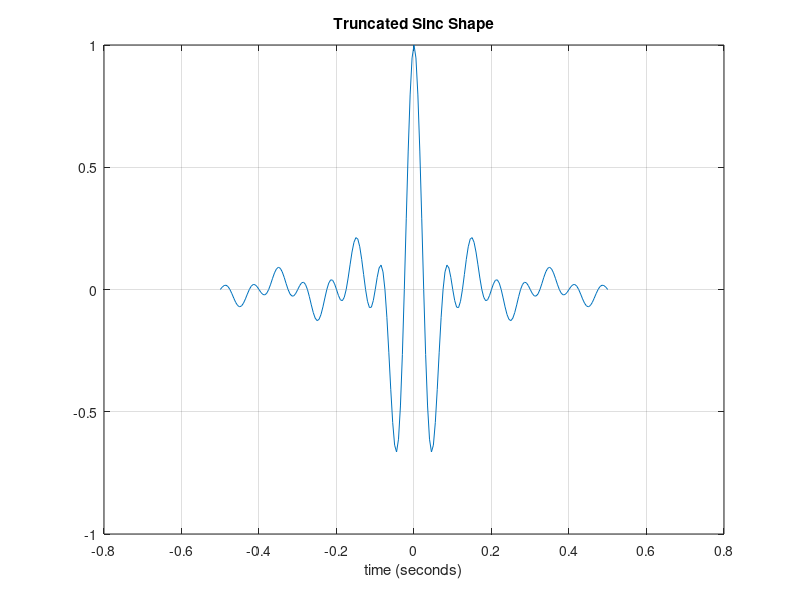
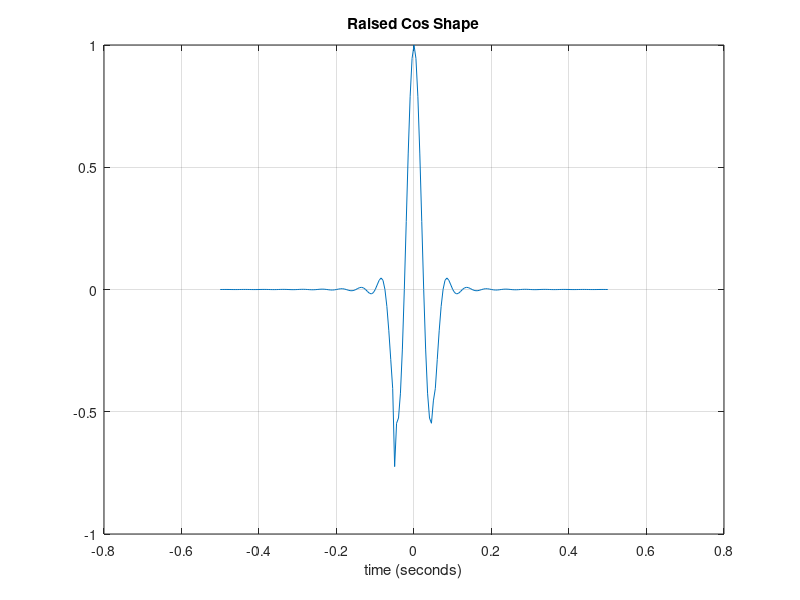

Write the MATLAB code that produced these figures, in order. (Note: this script raises an error after producing the figures.)
%% Case study 2
%% Introduction
% * Author:                   Amelia Hines and Dayan Parker
% * Class:                    ESE 351
% * Date:                     Created 4/5/2024, Last Edited 4/5/2024
%% create pulse shapes
Ts=0.1; %define period in miliseconds
bw=1;
dt=0.005; %define sampleing rate
t=-Ts*5:dt:Ts*5; %define time vector from 0 to T
fs=1/dt;
N = 1024;
beta = 1;

triangle=1-abs(t)/Ts;%define the shape of the output vector; %define a triangular pulse shape
triangle_fft = fftshift(fft(triangle)/length(triangle)); %take fft of triangle
raisCos_1 = sinc(t/Ts).*(cos(pi*beta*t/Ts)./(1-(2*beta*t/Ts).^2));
raisCos_1(t == Ts/(2*beta) | t == -Ts/(2*beta)) = pi/4*sinc(1/(2*beta));
raisCos_1 = raisCos_1.*cos(2*pi*10*t);
raisCos_2 = sinc(t/Ts).*(cos(pi*beta*t/Ts)./(1-(2*beta*t/Ts).^2));
raisCos_2(t == Ts/(2*beta) | t == -Ts/(2*beta)) = pi/4*sinc(1/(2*beta));
raisCos_2 = raisCos_2.*cos(2*pi*20*t);
raisCos_3 = sinc(t/Ts).*(cos(pi*beta*t/Ts)./(1-(2*beta*t/Ts).^2));
raisCos_3(t == Ts/(2*beta) | t == -Ts/(2*beta)) = pi/4*sinc(1/(2*beta));
raisCos_3 = raisCos_3.*cos(2*pi*30*t);
sinc_1=sinc(t/Ts).*cos(2*pi*10*t); %define truncated sin function
sinc_2=sinc(t/Ts).*cos(2*pi*20*t); %define shifted truncated sin function
sinc_3=sinc(t/Ts).*cos(2*pi*30*t); %define shifted sinc

figure 
plot(t,sinc_1), title ("Truncated Sinc Shape"),  xlabel('time (seconds)')
grid on

figure 
plot(t,raisCos_1), title ("Raised Cos Shape"),  xlabel('time (seconds)')
grid on

%10Hz
sinc_jw = fftshift(fft(sinc_1,N)); %take the fft of p(t)
rcos_jw1 =  fftshift(fft(raisCos_1,N));
f = 0:(fs/bw)/fftL:(fs/bw)-(fs/bw)/N;
%plot the frequnecy response of p(t)
figure
title('P(\omega): Truncated Sinc (10Hz)')
subplot(3,1,1), plot(f,abs(sinc_jw)), title('Magnitude of P(\omega)')
xlabel('frequnecy (Hz)')

subplot(3,1,2), plot(f,angle(sinc_jw)), title('Phase of P(\omega)')
xlabel('frequnecy (Hz)')

subplot(3,1,3), spectrogram(sinc_jw), title('Spectrogram of P(\omega)')

figure
title('P(\omega): Raised Cosine (10Hz)')
subplot(3,1,1), plot(f,abs(rcos_jw1)), title('Magnitude of P(\omega)')
xlabel('frequnecy (Hz)')

subplot(3,1,2), plot(f,angle(rcos_jw1)), title('Phase of P(\omega)')
xlabel('frequnecy (Hz)')

subplot(3,1,3), spectrogram(rcos_jw1), title('Spectrogram of P(\omega)')

%20 Hz
sinc_jw2 = fftshift(fft(sinc_2,fftL)); %take the fft of p(t)
rcos_jw2 =  fftshift(fft(raisCos_2,N));

figure
title('P(\omega): Truncated Sinc (20Hz)')
subplot(3,1,1), plot(f,abs(sinc_jw2)), title('Magnitude of P(\omega)')
xlabel('frequnecty (Hz)')

subplot(3,1,2), plot(f,angle(sinc_jw2)), title('Phase of P(\omega)')
xlabel('frequnecty (Hz)')

subplot(3,1,3), spectrogram(sinc_jw2), title('Spectrogram of P(\omega)')

figure
title('P(\omega): Raised Cosine (20Hz)')
subplot(3,1,1), plot(f,abs(rcos_jw2)), title('Magnitude of P(\omega)')
xlabel('frequnecy (Hz)')

subplot(3,1,2), plot(f,angle(rcos_jw2)), title('Phase of P(\omega)')
xlabel('frequnecy (Hz)')

subplot(3,1,3), spectrogram(rcos_jw2), title('Spectrogram of P(\omega)')

%30 Hz
sinc_jw3 = fftshift(fft(sinc_3,fftL)); %take the fft of p(t)
rcos_jw3 =  fftshift(fft(raisCos_3,N));

figure
subplot(3,1,1), plot(f,abs(sinc_jw3)), title('Magnitude of P(\omega)')
xlabel('frequnecty (Hz)')

subplot(3,1,2), plot(f,angle(sinc_jw3)), title('Phase of P(\omega)')
xlabel('frequnecty (Hz)')

subplot(3,1,3), spectrogram(sinc_jw3), title('Spectrogram of P(\omega)')
%the band width need to for communications with this shape is pi/25 radians
figure
title('P(\omega): Raised Cosine (30Hz)')
subplot(3,1,1), plot(f,abs(rcos_jw3)), title('Magnitude of P(\omega)')
xlabel('frequnecy (Hz)')

subplot(3,1,2), plot(f,angle(rcos_jw3)), title('Phase of P(\omega)')
xlabel('frequnecy (Hz)')

subplot(3,1,3), spectrogram(rcos_jw3), title('Spectrogram of P(\omega)')
%combine plot
figure
plot(f,abs(sinc_jw)), hold on
plot(f,abs(sinc_jw2)),plot(f,abs(sinc_jw3))
hold off
legend('10Hz', '20Hz', '30Hz')
title('magnitude of P(\omega)')
xlabel('frequnecty (Hz)')

figure
plot(f,abs(rcos_jw1)), hold on
plot(f,abs(rcos_jw2)),plot(f,abs(rcos_jw3))
hold off
legend('10Hz', '20Hz', '30Hz')
title('magnitude of P(\omega)')
xlabel('frequnecty (Hz)')
%%
message10 = 'I love ESE 351! :)'; 
message20 = 'I love Jason Trobuagh';
message30 = 'take me...';

communication_fullSinc = communication(sinc_1,message10,sinc_2,message20,sinc_3,message30,0.5);
communication_fullRCos = communication(raisCos_1,message10,raisCos_2,message20,raisCos_3,message30,0.5);

disp(['10Hz message: ',communication_fullSinc{1}])
disp(['20Hz message: ',communication_fullSinc{2}])
disp(['30Hz message: ',communication_fullSinc{3}])

disp(['10Hz message: ',communication_fullRCos{1}])
disp(['20Hz message: ',communication_fullRCos{2}])
disp(['30Hz message: ',communication_fullRCos{3}])
%%
function message_out = communication(pt,message1,pt2,message2,pt3,message3,sigma)
    Ts=0.1; %define period in miliseconds
    dt=0.01; %define sampleing rate
    t=-Ts*5:dt:Ts*5; %define time vector from 0 to T
    fs=1/dt;

    fb=1/(Ts); %create bit rate vector
    upscale=100; %use the length of p(t) to idenitfy the number of zeros 
    % needed to get the full convoltuion y(t)
    

    %convert messages to binary
    x_t10 = str2num(reshape(dec2bin(message1)',1,[])')';
    x_t10(x_t10 == 0) = -1; 

    x_t20 = str2num(reshape(dec2bin(message2)',1,[])')';
    x_t20(x_t20 == 0) = -1;

    x_t30 = str2num(reshape(dec2bin(message3)',1,[])')';
    x_t30(x_t30 == 0) = -1;

    scaled_x10 = zeros(1, numel(x_t10)*upscale);
    length_scaled_10=length(scaled_x10);
    scaled_x20 = zeros(1, numel(x_t20)*upscale);
    length_scaled_20=length(scaled_x20);
    scaled_x30 = zeros(1, numel(x_t30)*upscale);
    length_scaled_30=length(scaled_x30);

    % Insert bit values into the result vector with upsacle zeros in between each value
    scaled_x10(1:100:end) = x_t10;
    scaled_x20(1:100:end) = x_t20;
    scaled_x30(1:100:end) = x_t30;

    %convolute eache scaled signal vecotor with the corrisponding pulse
    %shape
    y_t10=conv(scaled_x10,pt,'same');
    y_t20=conv(scaled_x20,pt2,'same');
    y_t30=conv(scaled_x30,pt3,'same');

    %pad the vectors with zeros to be the same legnth
    scaled_vector=[length(y_t10),length(y_t20),length(y_t30)];
    max_scale=max(scaled_vector);

    y_t10=[y_t10,zeros(1,max_scale-length(y_t10))];
    y_t20=[y_t20,zeros(1,max_scale-length(y_t20))];
    y_t30=[y_t30,zeros(1,max_scale-length(y_t30))];

    y_t=y_t10+y_t20+y_t30; %add the seperate signals together

    noise_time=0:dt:(length(y_t)-1)*dt;%defin a time vector for r(t) and y(t)
    figure, plot(noise_time,y_t), title('orignal data')

    noise=sigma.^2*randn(1,length(y_t)); %create noise vector
    r_t=noise+y_t; %create return signals
    figure, plot(noise_time,r_t), title('noisy data at')

    time=0:length(r_t)-1;

    %matched filter
    %convolute the noisy data with the opposite of the time vector
    p_opposite_10=pt(end:-1:1);
    z_t10=filter(p_opposite_10,1,r_t.*cos(2*pi*time*10));
    z_t10=z_t10(1,1:length_scaled_10);

    p_opposite_20=pt2(end:-1:1);
    z_t20=filter(p_opposite_20,1,r_t.*cos(2*pi*20*time));
    z_t20=z_t20(1,1:length_scaled_20);
    p_opposite_30=pt3(end:-1:1);
    z_t30=filter(p_opposite_30,1,r_t.*cos(2*pi*30*time));
    z_t30=z_t30(1,1:length_scaled_30);

    %create a binary output
    output_match10=zeros(1,length(x_t10));
    output_match10(z_t10(upscale:upscale:end)<0)=-1;
    output_match10(z_t10(upscale:upscale:end)>0)=1;
    message_output10=output_match10;
    message_output10(output_match10==-1)=0;
    message_out10 = char(bin2dec(num2str(reshape(message_output10,7,[])')))';

    output_match20=zeros(1,length(x_t10)-1);
    output_match20(z_t20(upscale:upscale:end)<0)=-1;
    output_match20(z_t20(upscale:upscale:end)>0)=1;
    message_output20=output_match20;
    message_output20(output_match20==-1)=0;
    message_out20 = char(bin2dec(num2str(reshape(message_output20,7,[])')))';

    output_match30=zeros(1,length(x_t30)-1);
    output_match30(z_t30(upscale:upscale:end)<0)=-1;
    output_match30(z_t30(upscale:upscale:end)>0)=1;
    message_output30=output_match30;
    message_output30(output_match30==-1)=0;
    message_out30 = char(bin2dec(num2str(reshape(message_output30,7,[])')))';
    
    message_out=cell(3,1);
    message_out{1}=message_out10;
    message_out{2}=message_out20;
    message_out{3}=message_out30;


    %10 Hz plot
    diff_idx=find(output_match10~=x_t10);
    same_idx=find(output_match10==x_t10);
    error_rate=length(diff_idx)/length(x_t10); %define error rate
    
    figure
    subplot(2,1,1)
    stem(same_idx,output_match10(same_idx), 'bo'); 
    hold on; 
    % Plot p_t where p_t is different from x_t
    stem(diff_idx, output_match10(diff_idx), 'rx');  % Plot p_t where it is different from x_t with red x marks
    title('Output of the match reciver at 10 Hz')
    xlabel('bits')
    hold off; % Release the hold on the plot
    legend('x_t', 'p_t different from x_t');
    
    subplot(2,1,2), stem(x_t10), title('orignal signal')%plot orignal signal
    xlabel(sprintf('bits, error rate = %0.3f',error_rate))
    
    %20 Hz plot
    diff_idx=find(output_match20~=x_t20);
    same_idx=find(output_match20==x_t20);
    error_rate=length(diff_idx)/length(x_t20); %define error rate
    
    figure
    subplot(2,1,1)
    stem(same_idx,output_match20(same_idx), 'bo'); 
    hold on; 
    % Plot p_t where p_t is different from x_t
    stem(diff_idx, output_match20(diff_idx), 'rx');  % Plot p_t where it is different from x_t with red x marks
    title('Output of the match reciver at 20 Hz')
    xlabel('bits')
    hold off; % Release the hold on the plot
    legend('x_t', 'p_t different from x_t');
    
    subplot(2,1,2), stem(x_t20), title('orignal signal')%plot orignal signal
    xlabel(sprintf('bits, error rate = %0.3f',error_rate))
    
    %30 Hz plot
    diff_idx=find(output_match30~=x_t30);
    same_idx=find(output_match30==x_t30);
    error_rate=length(diff_idx)/length(x_t30); %define error rate
    
    figure
    subplot(2,1,1)
    stem(same_idx,output_match30(same_idx), 'bo'); 
    hold on; 
    % Plot p_t where p_t is different from x_t
    stem(diff_idx, output_match30(diff_idx), 'rx');  % Plot p_t where it is different from x_t with red x marks
    title('Output of the match reciver at 30 Hz')
    xlabel('bits')
    hold off; % Release the hold on the plot
    legend('x_t', 'p_t different from x_t');
    
    subplot(2,1,2), stem(x_t30), title('orignal signal')%plot orignal signal
    xlabel(sprintf('bits, error rate = %0.3f',error_rate))
    
    %calculate the SNR of the system 
    %{
    signal_power = sum(y_t.^2);
    noise_power = sum(noise.^2);
    SNR = signal_power / noise_power;
    
    disp(['SNR 10Hz =',num2str(SNR)])
    disp(['bit rate 10Hz =',num2str(fb)])
    disp(['standard deviation of noise 10Hz =',num2str(sigma)])
    %}
end
